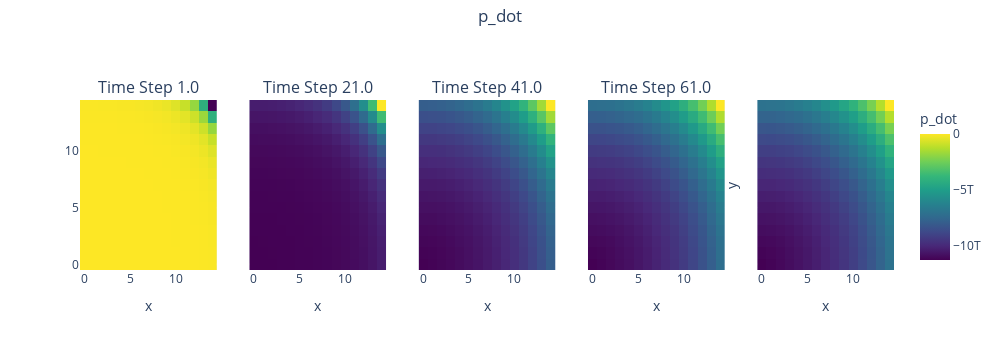

Notebook code for this chart:
### Code cell
# Plot one row of heatmaps # TODO pass to function

# df = person_df
df = land_df
# z = 'warranted_price' # z = 'warranted _rent' # z = 'realized_price' # z = 'net_rent'
z = 'p_dot'

fig = make_subplots(
    rows=1,
    cols=no_time_steps_to_plot,
    shared_yaxes=True,
    subplot_titles=[f'Time Step {time_steps[i]}' for i in range(0, len(time_steps), len(time_steps)//(no_time_steps_to_plot-1))]
)

color_scale = 'Viridis'

# Define x and y axis titles
x_axis_title = 'x'
y_axis_title = 'y'

for i, time_step in enumerate(time_vals_to_plot):
    df_at_time_step = df.query("time_step == @time_step")

    # Create an Is Working Heatmap with a colorbar TODO make sure there is a square aspect ratio
    heatmap1 = go.Heatmap(
        x=df_at_time_step['x'],
        y=df_at_time_step['y'],
        z=df_at_time_step[z],
        colorscale=color_scale,
        colorbar=dict(title=z),
        showscale=False
        # showlegend=(i == 0)  # Show legend for the first plot in each row
    )
    fig.add_trace(heatmap1, row=1, col=i + 1)

    # Label x and y axes for each subplot
    fig.update_xaxes(title_text=x_axis_title, row=1, col=i + 1)
fig.update_yaxes(title_text=y_axis_title, row=1, col=i + 1)

# Add a single color bar to the layout
fig.add_trace(go.Heatmap(x=[None], y=[None], z=[[min(df[z]), max(df[z])]], colorscale=color_scale, colorbar=dict(title=z)), row=1, col=no_time_steps_to_plot)

fig.update_layout(
    title_text=z,
    width=1000,
    height=350,
    title_x=0.5,   # Center the title
    title_y=0.97,  # Adjust the title position
)

fig.show()

### Figure 1 — Plotly figure (JSON) as saved in the notebook; plotly's stock layout.template omitted (floating-point values rounded to 4 significant figures; data arrays with more than 128 entries replaced by an {"elided": "..."} marker saying what was removed)
{"data": [{"colorbar": {"title": {"text": "p_dot"}}, "colorscale": [[0, "#440154"], [0.1111, "#482878"], [0.2222, "#3e4989"], [0.3333, "#31688e"], [0.4444, "#26828e"], [0.5556, "#1f9e89"], [0.6667, "#35b779"], [0.7778, "#6ece58"], [0.8889, "#b5de2b"], [1, "#fde725"]], "showscale": false, "type": "heatmap", "x": {"elided": "225 int values"}, "xaxis": "x", "y": {"elided": "225 int values"}, "yaxis": "y", "z": {"elided": "225 float values"}}, {"colorbar": {"title": {"text": "p_dot"}}, "colorscale": [[0, "#440154"], [0.1111, "#482878"], [0.2222, "#3e4989"], [0.3333, "#31688e"], [0.4444, "#26828e"], [0.5556, "#1f9e89"], [0.6667, "#35b779"], [0.7778, "#6ece58"], [0.8889, "#b5de2b"], [1, "#fde725"]], "showscale": false, "type": "heatmap", "x": {"elided": "225 int values"}, "xaxis": "x2", "y": {"elided": "225 int values"}, "yaxis": "y2", "z": {"elided": "225 float values"}}, {"colorbar": {"title": {"text": "p_dot"}}, "colorscale": [[0, "#440154"], [0.1111, "#482878"], [0.2222, "#3e4989"], [0.3333, "#31688e"], [0.4444, "#26828e"], [0.5556, "#1f9e89"], [0.6667, "#35b779"], [0.7778, "#6ece58"], [0.8889, "#b5de2b"], [1, "#fde725"]], "showscale": false, "type": "heatmap", "x": {"elided": "225 int values"}, "xaxis": "x3", "y": {"elided": "225 int values"}, "yaxis": "y3", "z": {"elided": "225 float values"}}, {"colorbar": {"title": {"text": "p_dot"}}, "colorscale": [[0, "#440154"], [0.1111, "#482878"], [0.2222, "#3e4989"], [0.3333, "#31688e"], [0.4444, "#26828e"], [0.5556, "#1f9e89"], [0.6667, "#35b779"], [0.7778, "#6ece58"], [0.8889, "#b5de2b"], [1, "#fde725"]], "showscale": false, "type": "heatmap", "x": {"elided": "225 int values"}, "xaxis": "x4", "y": {"elided": "225 int values"}, "yaxis": "y4", "z": {"elided": "225 float values"}}, {"colorbar": {"title": {"text": "p_dot"}}, "colorscale": [[0, "#440154"], [0.1111, "#482878"], [0.2222, "#3e4989"], [0.3333, "#31688e"], [0.4444, "#26828e"], [0.5556, "#1f9e89"], [0.6667, "#35b779"], [0.7778, "#6ece58"], [0.8889, "#b5de2b"], [1, "#fde725"]], "showscale": false, "type": "heatmap", "x": {"elided": "225 int values"}, "xaxis": "x5", "y": {"elided": "225 int values"}, "yaxis": "y5", "z": {"elided": "225 float values"}}, {"colorbar": {"title": {"text": "p_dot"}}, "colorscale": [[0, "#440154"], [0.1111, "#482878"], [0.2222, "#3e4989"], [0.3333, "#31688e"], [0.4444, "#26828e"], [0.5556, "#1f9e89"], [0.6667, "#35b779"], [0.7778, "#6ece58"], [0.8889, "#b5de2b"], [1, "#fde725"]], "type": "heatmap", "x": [null], "xaxis": "x5", "y": [null], "yaxis": "y5", "z": [[-11260000000000.0, 141700.0]]}], "layout": {"annotations": [{"font": {"size": 16}, "showarrow": false, "text": "Time Step 1.0", "x": 0.084, "xanchor": "center", "xref": "paper", "y": 1, "yanchor": "bottom", "yref": "paper"}, {"font": {"size": 16}, "showarrow": false, "text": "Time Step 21.0", "x": 0.292, "xanchor": "center", "xref": "paper", "y": 1, "yanchor": "bottom", "yref": "paper"}, {"font": {"size": 16}, "showarrow": false, "text": "Time Step 41.0", "x": 0.5, "xanchor": "center", "xref": "paper", "y": 1, "yanchor": "bottom", "yref": "paper"}, {"font": {"size": 16}, "showarrow": false, "text": "Time Step 61.0", "x": 0.708, "xanchor": "center", "xref": "paper", "y": 1, "yanchor": "bottom", "yref": "paper"}], "height": 350, "title": {"text": "p_dot", "x": 0.5, "y": 0.97}, "width": 1000, "xaxis": {"anchor": "y", "domain": [0, 0.168], "title": {"text": "x"}}, "xaxis2": {"anchor": "y2", "domain": [0.208, 0.376], "title": {"text": "x"}}, "xaxis3": {"anchor": "y3", "domain": [0.416, 0.584], "title": {"text": "x"}}, "xaxis4": {"anchor": "y4", "domain": [0.624, 0.792], "title": {"text": "x"}}, "xaxis5": {"anchor": "y5", "domain": [0.832, 1], "title": {"text": "x"}}, "yaxis": {"anchor": "x", "domain": [0, 1]}, "yaxis2": {"anchor": "x2", "domain": [0, 1], "matches": "y", "showticklabels": false}, "yaxis3": {"anchor": "x3", "domain": [0, 1], "matches": "y", "showticklabels": false}, "yaxis4": {"anchor": "x4", "domain": [0, 1], "matches": "y", "showticklabels": false}, "yaxis5": {"anchor": "x5", "domain": [0, 1], "matches": "y", "showticklabels": false, "title": {"text": "y"}}}}
